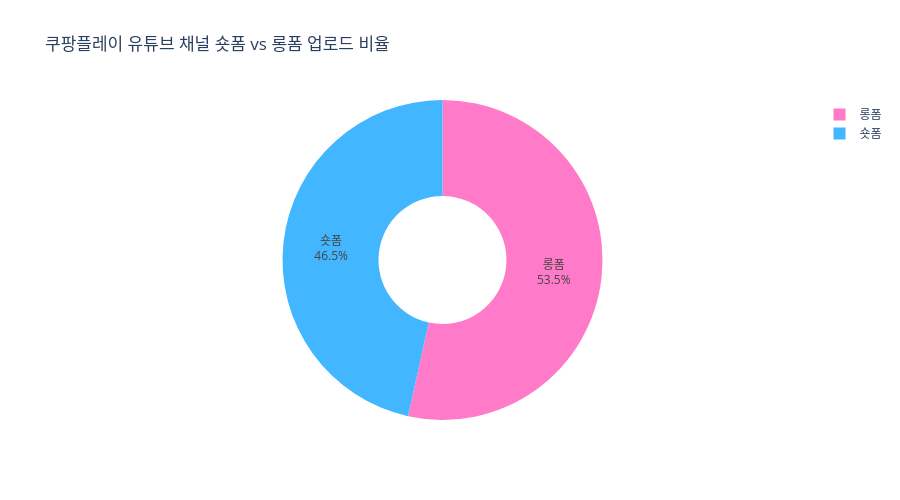

This figure's notebook cell:
### Code cell
# 쿠팡플레이 포맷 분포 파이차트
format_counts = df['content_type'].value_counts()

fig = go.Figure(go.Pie(
    labels=['숏폼', '롱폼'],
    values=[format_counts.get('shortform', 0), format_counts.get('longform', 0)],
    marker=dict(colors=['#42B6FF', '#FF7AC8']),
    textinfo='label+percent',
    hole=0.4
))
fig.update_layout(
    title='쿠팡플레이 유튜브 채널 숏폼 vs 롱폼 업로드 비율',
    template='plotly_white',
    height=500
)
fig.show()

### Figure 1 — Plotly figure (JSON) as saved in the notebook; plotly's stock layout.template omitted (floating-point values rounded to 4 significant figures)
{"data": [{"hole": 0.4, "labels": ["숏폼", "롱폼"], "marker": {"colors": ["#42B6FF", "#FF7AC8"]}, "textinfo": "label+percent", "type": "pie", "values": [1461, 1678]}], "layout": {"height": 500, "title": {"text": "쿠팡플레이 유튜브 채널 숏폼 vs 롱폼 업로드 비율"}}}
